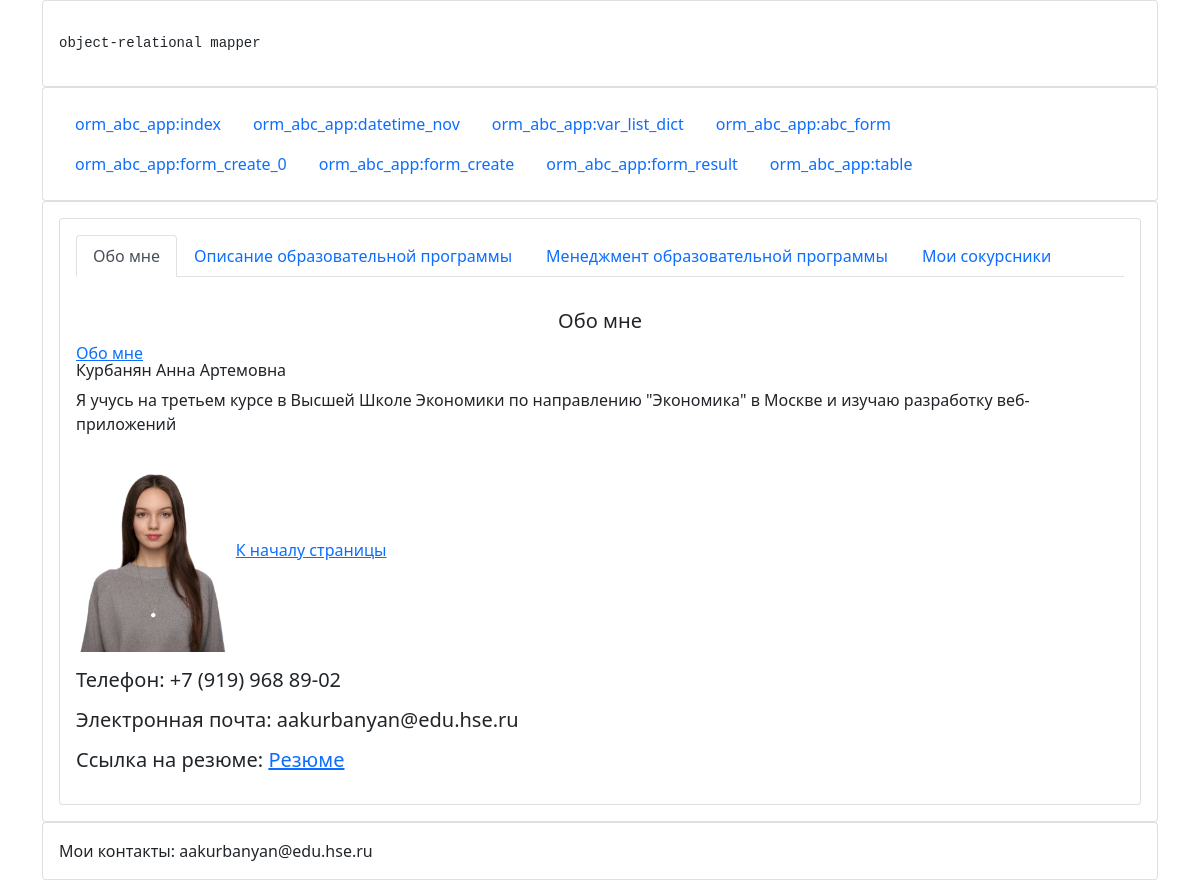
The page /page/9 on the database its author committed.
### site_app/models.py (models this page shows, shortened)
class Item(models.Model):
    item_title = models.CharField(verbose_name = 'Заголовок (title)', max_length=255, default="Заголовок" )
    item_nav = models.CharField(verbose_name = 'Название ссылки', max_length=255, default="Название ссылки")
    item_nav_position = models.IntegerField(verbose_name = 'Приоритет ссылки в навигации (0 - исключить)', default=1, help_text="большее - число правее, 0 - исключить из навигации")
    item_content = models.TextField(verbose_name = 'Основное содержание страницы',
    default = '<a id="top_of _page" href="#h1" class="card-link">На раздел 1</a>   <h6 class="card-subtitle mb-2 text-body-secondary ">   <a id="h1">Раздел 1</a></h6>   <p class="card-text">Содержание раздела 1</p>   <img src="/static/images/settings_django.png"  height="30px">    <a href="#top_of _page" class="card-link">к началу страницы</a>')
    item_current_date = models.DateTimeField(verbose_name = "Дата Записи", auto_now=True)
    class Meta:
        verbose_name = 'Содержание текущей страницы'
        verbose_name_plural = 'Содержание всех страниц'
        ordering = ('-item_nav_position',)

### site_app/views.py (the view)
# urls.py: path('page/<int:pk>', views.page, name='page'),
def page(request, pk):
    nav_objects = Item.objects.values('id','item_nav', 'item_nav_position').filter(item_nav_position__gt=0).order_by('-item_nav_position')
    print("nav_objects: ", nav_objects)
    content_object = Item.objects.values().get(id=pk)
    print("content_object:\n", content_object)
    context = {'pk': pk, 'nav_objects': nav_objects, 'content_object': content_object}
    return render(request, 'page.html', context)

### site_app/templates/page.html (shortened to what this page needs)
{% extends 'layout.html' %}
{% block content %}
    <div class="card">
        <div class="card-body">
            <ul class="nav nav-tabs">
                {% for object in nav_objects %}
                    <li class="nav-item">
                        <a class="{% if pk == object.id %}nav-link active{% else %}nav-link{% endif %}"
                           href="{% url 'site_app:page' pk=object.id %}">{{ object.item_nav }}</a>
                    </li>
                {% endfor %}
            </ul>
        </div>
        <div class="card-body">
            <h5 class='card-title text-center'> {% autoescape off %}{{ content_object.item_title }}{% endautoescape %}</h5>
            {% autoescape off %}{{ content_object.item_content }}{% endautoescape %}
        </div>
    </div>
{% endblock %}

### rows shown on the page
Item: item_nav "Обо мне", item_title "Обо мне", item_content "Обо мне Курбанян Анна Артемовна Я учусь на третьем курсе в Высшей Школе Экономики по направлению \"Экономика\" в Москве и изучаю разработку веб-приложений К началу страницы Телефон: +7 (919) 968 89-02 Электронная почта: aakurbanyan@edu.hse.ru Ссылка на резюме: Резюме", item_content (picture)
Item: item_nav "Описание образовательной программы"
Item: item_nav "Менеджмент образовательной программы"
Item: item_nav "Мои сокурсники"
